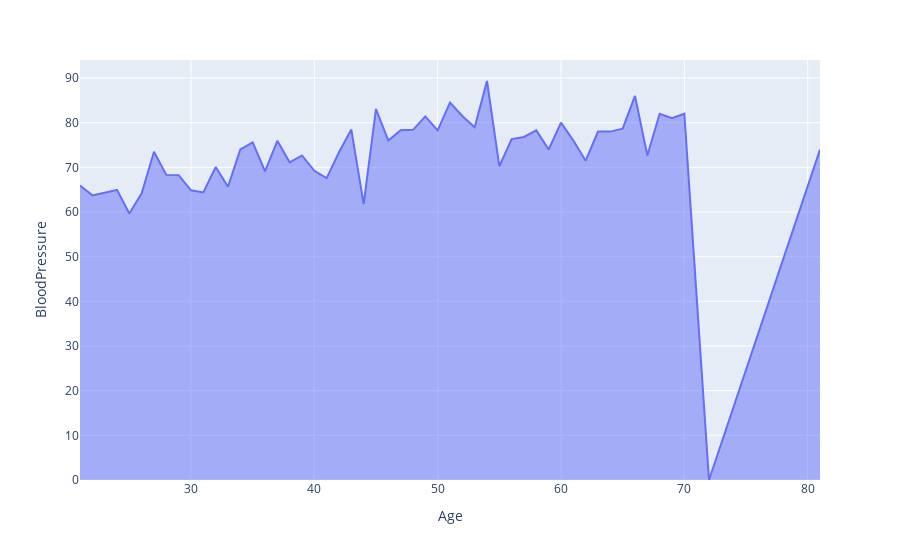

The notebook cell this image was saved under:
### Markdown cell above
# Area Chart

### Code cell
px.area(df1,x = 'Age',y='BloodPressure')

### Figure 1 — Plotly figure (JSON) as saved in the notebook; plotly's stock layout.template omitted (floating-point values rounded to 4 significant figures)
{"data": [{"hovertemplate": "Age=%{x}<br>BloodPressure=%{y}<extra></extra>", "legendgroup": "", "line": {"color": "#636efa"}, "mode": "lines", "name": "", "orientation": "v", "showlegend": false, "stackgroup": "1", "type": "scatter", "x": [21, 22, 23, 24, 25, 26, 27, 28, 29, 30, 31, 32, 33, 34, 35, 36, 37, 38, 39, 40, 41, 42, 43, 44, 45, 46, 47, 48, 49, 50, 51, 52, 53, 54, 55, 56, 57, 58, 59, 60, 61, 62, 63, 64, 65, 66, 67, 68, 69, 70, 72, 81], "xaxis": "x", "y": [65.94, 63.72, 64.32, 64.96, 59.67, 64.18, 73.5, 68.31, 68.24, 64.86, 64.38, 70.06, 65.65, 74, 75.6, 69.12, 75.95, 71.12, 72.67, 69.23, 67.59, 73.39, 78.46, 61.75, 83.07, 76, 78.33, 78.4, 81.4, 78.25, 84.5, 81.5, 79, 89.33, 70.25, 76.33, 76.8, 78.29, 74, 80, 76, 71.5, 78, 78, 78.67, 86, 72.67, 82, 81, 82, 0, 74], "yaxis": "y"}], "layout": {"legend": {"tracegroupgap": 0}, "margin": {"t": 60}, "xaxis": {"anchor": "y", "domain": [0, 1], "title": {"text": "Age"}}, "yaxis": {"anchor": "x", "domain": [0, 1], "title": {"text": "BloodPressure"}}}}
